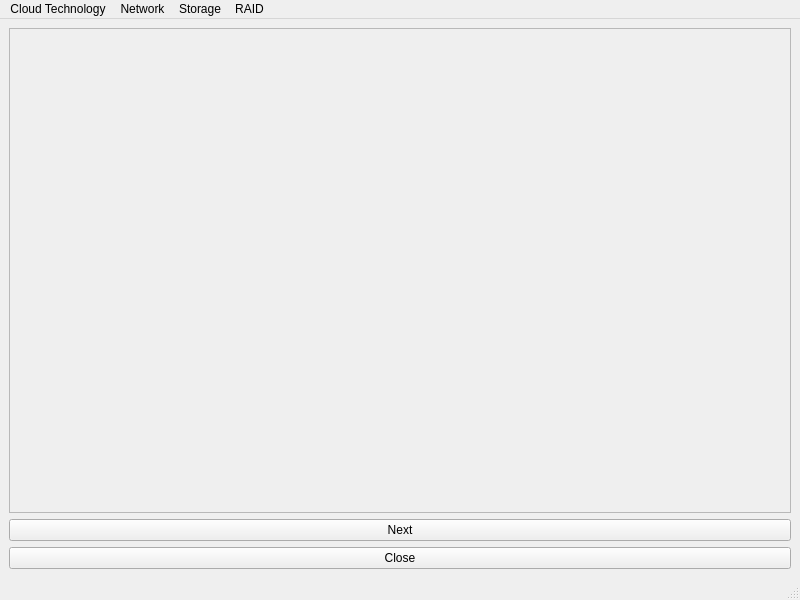
<?xml version="1.0" encoding="UTF-8"?>
<ui version="4.0">
 <class>MainWindow</class>
 <widget class="QMainWindow" name="MainWindow">
  <property name="geometry">
   <rect>
    <x>0</x>
    <y>0</y>
    <width>800</width>
    <height>600</height>
   </rect>
  </property>
  <property name="windowTitle">
   <string>MainWindow</string>
  </property>
  <widget class="QWidget" name="centralwidget">
   <layout class="QGridLayout" name="gridLayout">
    <item row="1" column="0">
     <widget class="QPushButton" name="pushButton_40">
      <property name="text">
       <string>Next</string>
      </property>
     </widget>
    </item>
    <item row="2" column="0">
     <widget class="QPushButton" name="pushButton_39">
      <property name="text">
       <string>Close</string>
      </property>
     </widget>
    </item>
    <item row="0" column="0">
     <widget class="QScrollArea" name="scrollArea">
      <property name="widgetResizable">
       <bool>true</bool>
      </property>
      <widget class="QWidget" name="scrollAreaWidgetContents">
       <property name="geometry">
        <rect>
         <x>0</x>
         <y>0</y>
         <width>776</width>
         <height>455</height>
        </rect>
       </property>
      </widget>
     </widget>
    </item>
   </layout>
  </widget>
  <widget class="QStatusBar" name="statusbar"/>
  <widget class="QMenuBar" name="menubar">
   <property name="geometry">
    <rect>
     <x>0</x>
     <y>0</y>
     <width>800</width>
     <height>26</height>
    </rect>
   </property>
   <widget class="QMenu" name="menuCloud_Technology">
    <property name="title">
     <string>Cloud Technology</string>
    </property>
   </widget>
   <widget class="QMenu" name="menuNetwork">
    <property name="title">
     <string>Network</string>
    </property>
    <addaction name="actionPhysical_Network"/>
    <addaction name="actionSystem_Network"/>
   </widget>
   <widget class="QMenu" name="menuStorage">
    <property name="title">
     <string>Storage</string>
    </property>
    <addaction name="actionOperating_System"/>
   </widget>
   <widget class="QMenu" name="menuRAID">
    <property name="title">
     <string>RAID</string>
    </property>
   </widget>
   <addaction name="menuCloud_Technology"/>
   <addaction name="menuNetwork"/>
   <addaction name="menuStorage"/>
   <addaction name="menuRAID"/>
  </widget>
  <action name="actionPhysical_Network">
   <property name="text">
    <string>Physical Network</string>
   </property>
  </action>
  <action name="actionOperating_System">
   <property name="text">
    <string>Operating System</string>
   </property>
  </action>
  <action name="actionSystem_Network">
   <property name="text">
    <string>System Network</string>
   </property>
  </action>
 </widget>
 <resources/>
 <connections/>
</ui>
